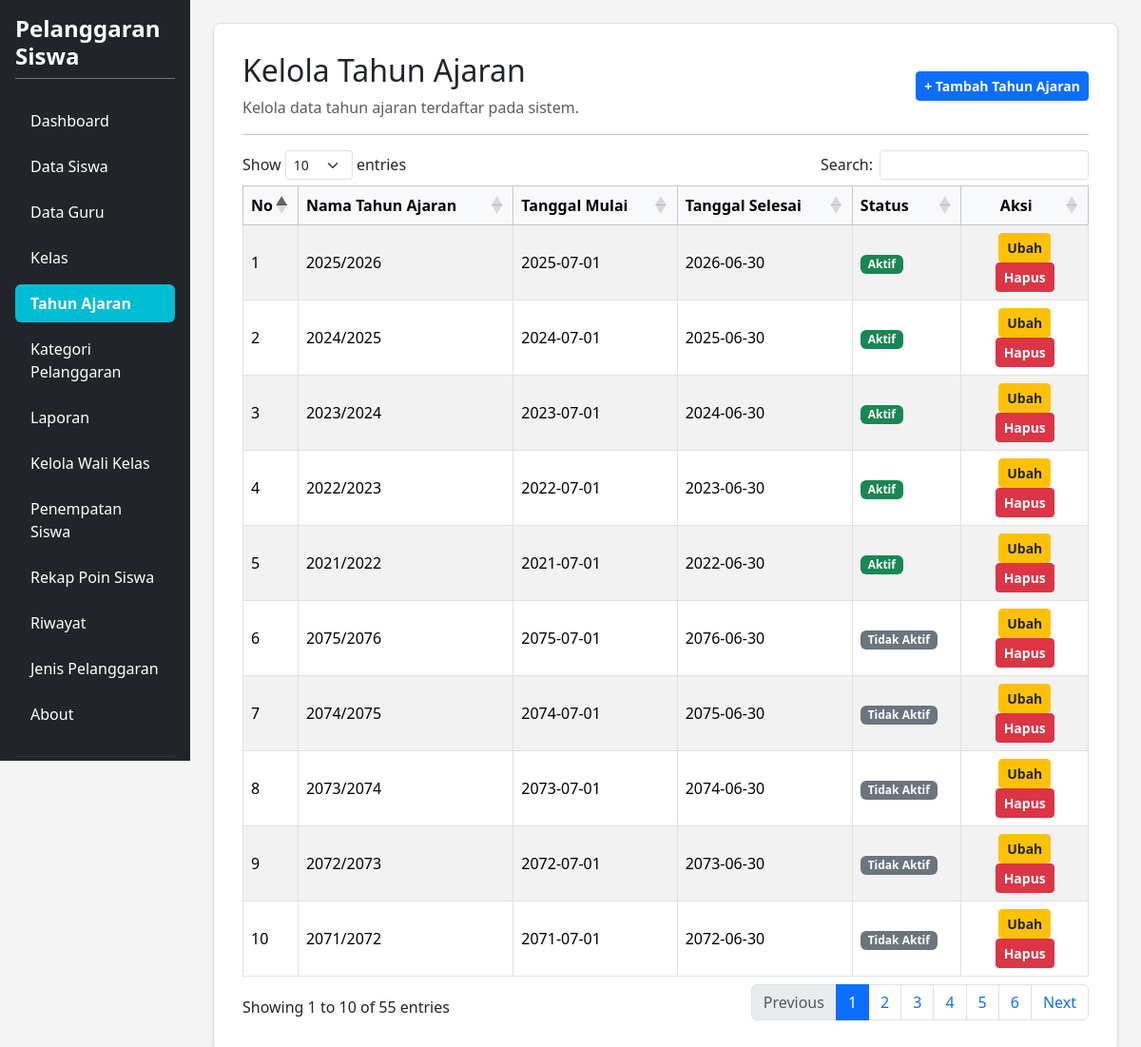
Page /kelola_tahun_ajaran.php (signed in) on the committed database.
### tables this page shows
CREATE TABLE `t_tahun_ajaran` (
  `id` int(11) NOT NULL,
  `nama` varchar(20) NOT NULL,
  `tanggal_mulai` date NOT NULL,
  `tanggal_selesai` date NOT NULL,
  `status_aktif` tinyint(1) NOT NULL,
  `created_at` timestamp NULL DEFAULT current_timestamp(),
  `updated_at` timestamp NULL DEFAULT current_timestamp()
);

### kelola_tahun_ajaran.php (the view, shortened to what this page needs)
<?php
$title = 'Kelola Tahun Ajaran';
$db_connection = $conn ?? $koneksi ?? @mysqli_connect("localhost", "root", "", "db_ukk_2026");
$query = "SELECT * FROM t_tahun_ajaran ORDER BY id DESC";
$result = $db_connection ? @mysqli_query($db_connection, $query) : false;
?>
<!DOCTYPE html>
<html lang="id">
<head>
    <link href="https://cdn.jsdelivr.net/npm/bootstrap@5.3.8/dist/css/bootstrap.min.css" rel="stylesheet">
    <link href="https://cdn.datatables.net/1.13.8/css/dataTables.bootstrap5.min.css" rel="stylesheet">
</head>
<body>
<div class="container-fluid d-flex p-0" style="min-height: 100vh;">
    <div class="row flex-grow-1 g-0 w-100">
        <?php include "layout/sidebar.php"; ?>
        <main class="col-md-9 col-lg-10 p-4">
            <div class="content-card shadow-sm">
                <div class="d-flex justify-content-between align-items-center mb-3">
                    <div>
                        <h2><?= htmlspecialchars($title) ?></h2>
                        <p class="text-muted mb-0">Kelola data tahun ajaran terdaftar pada sistem.</p>
                    </div>
                    <a href="tambah_tahun_ajaran.php" class="btn btn-primary btn-sm fw-semibold">+ Tambah Tahun Ajaran</a>
                </div>
                <hr>
                <div class="table-responsive">
                    <table id="tableTahunAjaran" class="table table-bordered table-striped align-middle w-100">
                        <thead class="table-light">
                            <tr>
                                <th width="5%">No</th>
                                <th>Nama Tahun Ajaran</th>
                                <th>Tanggal Mulai</th>
                                <th>Tanggal Selesai</th>
                                <th>Status</th>
                                <th width="15%" class="text-center">Aksi</th>
                            </tr>
                        </thead>
                        <tbody>
                            <?php
                            $no = 1;
                            if ($result && mysqli_num_rows($result) > 0) {
                                while ($row = mysqli_fetch_assoc($result)) {
                                    $status_label = (!empty($row['status_aktif']) && $row['status_aktif'] == 1) ? '<span class="badge bg-success">Aktif</span>' : '<span class="badge bg-secondary">Tidak Aktif</span>';
                                    ?>
                                    <tr>
                                        <td><?= $no++ ?></td>
                                        <td><?= htmlspecialchars($row['nama'] ?? '-') ?></td>
                                        <td><?= htmlspecialchars($row['tanggal_mulai'] ?? '-') ?></td>
                                        <td><?= htmlspecialchars($row['tanggal_selesai'] ?? '-') ?></td>
                                        <td><?= $status_label ?></td>
                                        <td class="text-center">
                                            <a href="edit_tahun_ajaran.php?id=<?= $row['id'] ?>" class="btn btn-warning btn-sm text-dark px-2 fw-semibold">Ubah</a>
                                            <a href="hapus_tahun_ajaran.php?id=<?= $row['id'] ?>" class="btn btn-danger btn-sm text-white px-2 fw-semibold" onclick="return confirm('Yakin ingin menghapus data ini?')">Hapus</a>
                                        </td>
                                    </tr>
                                    <?php
                                }
                            } else {
                                ?>
                                <tr>
                                    <td colspan="6" class="text-center text-muted py-4">Belum ada data tahun ajaran di dalam database.</td>
                                </tr>
                                <?php
                            }
                            ?>
                        </tbody>
                    </table>
                </div>
            </div>
        </main>
    </div>
</div>
</body>
</html>

### kelola_tahun_ajaran.php (style rules this page uses)
body { background-color: #f4f4f4; overflow-x: hidden; margin: 0; }
.content-card { background-color: #ffffff; border: 1px solid #e0e0e0; border-radius: 8px; padding: 30px; box-shadow: 0 2px 5px rgba(0,0,0,0.05); }

### rows in the picture
t_tahun_ajaran: nama "2025/2026", tanggal_mulai "2025-07-01", tanggal_selesai "2026-06-30", status_aktif "Aktif"
t_tahun_ajaran: nama "2024/2025", tanggal_mulai "2024-07-01", tanggal_selesai "2025-06-30", status_aktif "Aktif"
t_tahun_ajaran: nama "2023/2024", tanggal_mulai "2023-07-01", tanggal_selesai "2024-06-30", status_aktif "Aktif"
t_tahun_ajaran: nama "2022/2023", tanggal_mulai "2022-07-01", tanggal_selesai "2023-06-30", status_aktif "Aktif"
t_tahun_ajaran: nama "2021/2022", tanggal_mulai "2021-07-01", tanggal_selesai "2022-06-30", status_aktif "Aktif"
t_tahun_ajaran: nama "2075/2076", tanggal_mulai "2075-07-01", tanggal_selesai "2076-06-30", status_aktif "Tidak Aktif"
t_tahun_ajaran: nama "2074/2075", tanggal_mulai "2074-07-01", tanggal_selesai "2075-06-30", status_aktif "Tidak Aktif"
t_tahun_ajaran: nama "2073/2074", tanggal_mulai "2073-07-01", tanggal_selesai "2074-06-30", status_aktif "Tidak Aktif"
t_tahun_ajaran: nama "2072/2073", tanggal_mulai "2072-07-01", tanggal_selesai "2073-06-30", status_aktif "Tidak Aktif"
t_tahun_ajaran: nama "2071/2072", tanggal_mulai "2071-07-01", tanggal_selesai "2072-06-30", status_aktif "Tidak Aktif"

### other values in the picture
$title "Kelola Tahun Ajaran"
